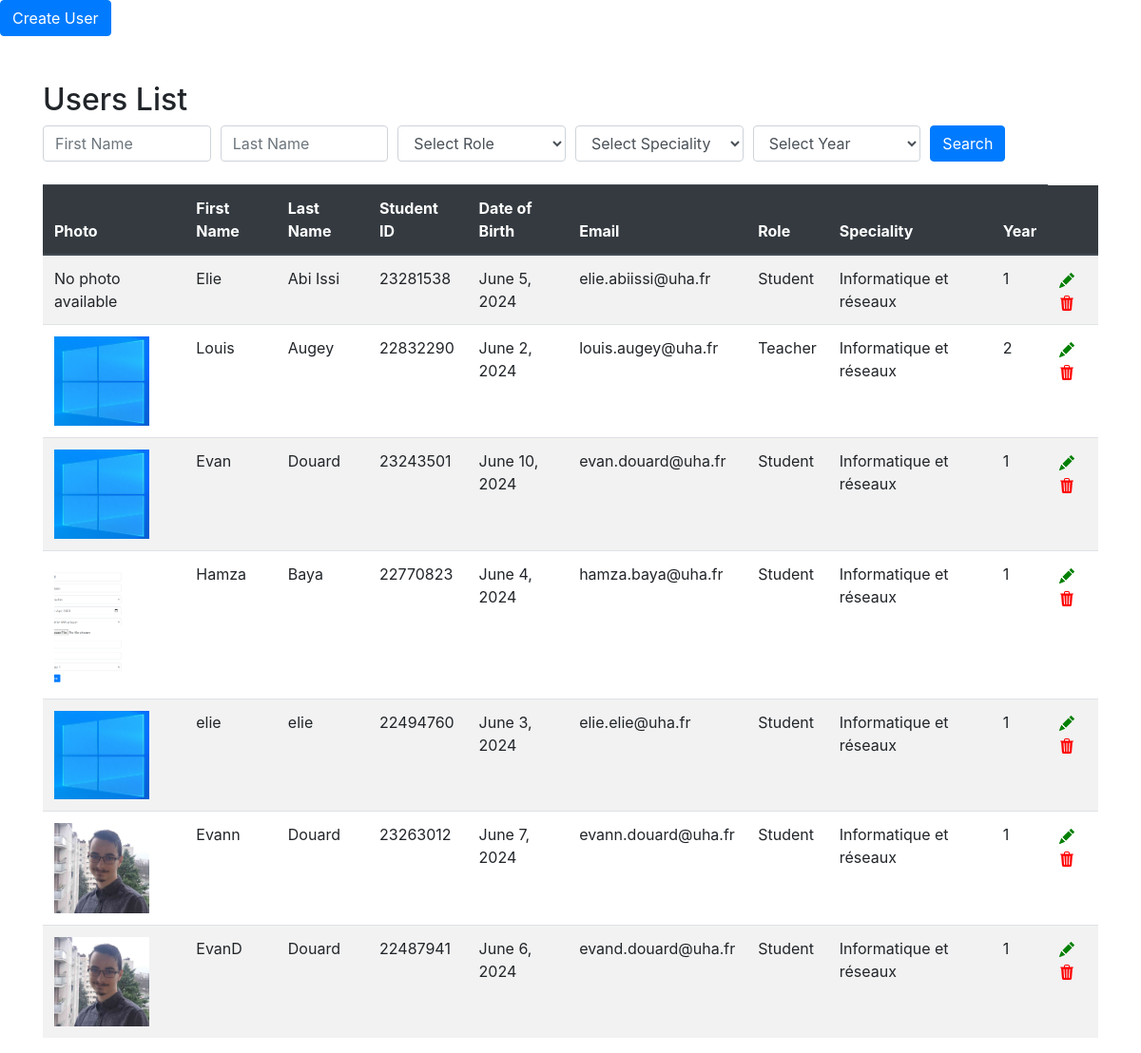
The page /user/userslist/ on the database as committed earlier.
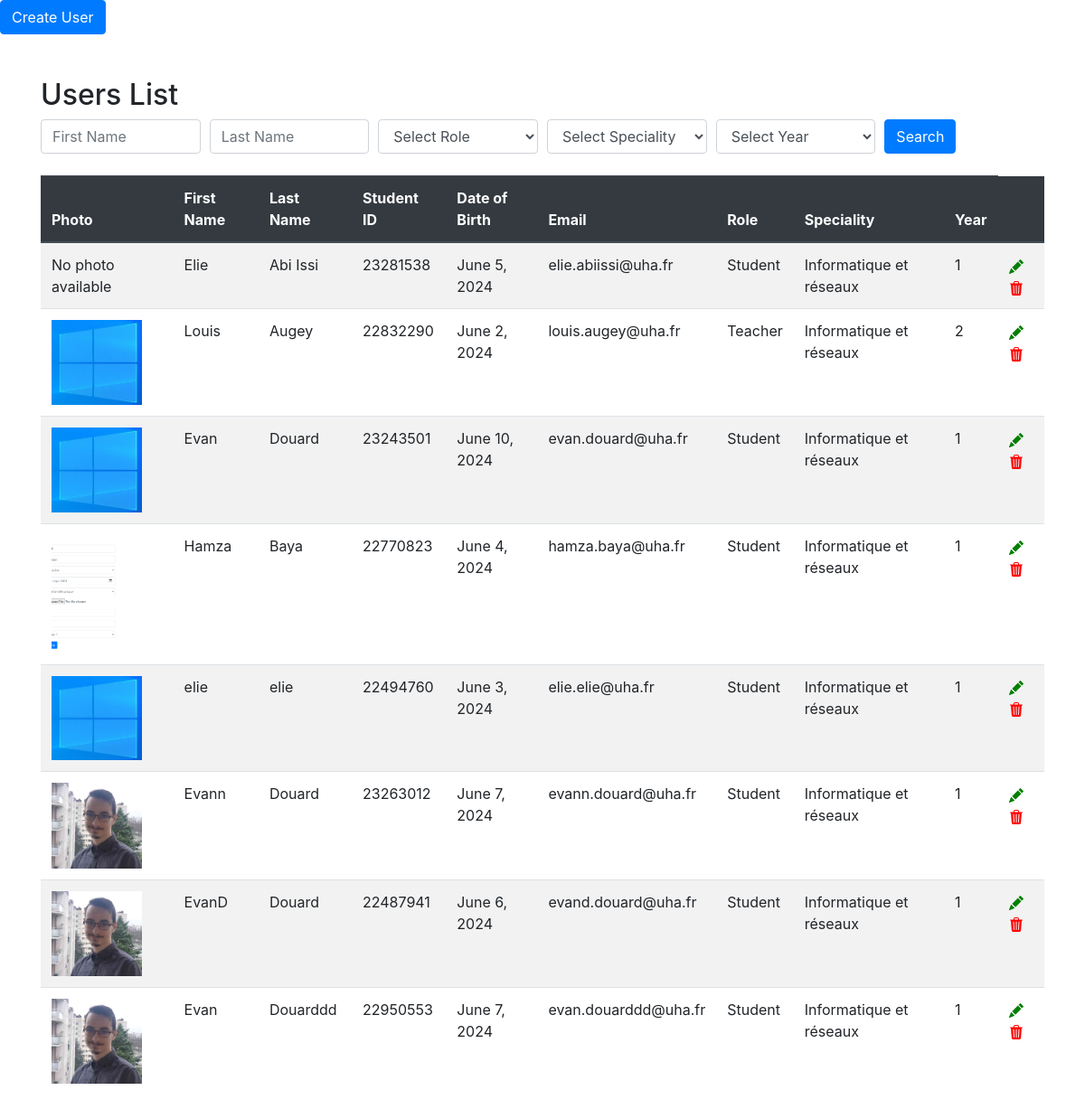
The same page on the database as committed later.
### databaseprojet/models.py (models this page shows, shortened)
class User(AbstractBaseUser, PermissionsMixin):
    id = models.AutoField(primary_key=True)
    first_name = models.CharField(max_length=255)
    last_name = models.CharField(max_length=255)
    roles = models.ForeignKey('Roles', on_delete=models.CASCADE)
    date_of_birth = models.DateField()
    speciality_id = models.ForeignKey('Speciality', on_delete=models.CASCADE)
    photo = models.ImageField(upload_to='user_photos/')
    email = models.EmailField(unique=True)
    password = models.TextField(max_length=255)
    student_id = models.IntegerField(unique=True)
    year = models.IntegerField()
    is_active = models.BooleanField(default=True) # Statut de l'utilisateur
    is_staff = models.BooleanField(default=False) # Statut de l'utilisateur
    groups = models.ManyToManyField(Group, related_name='databaseprojet_user_set', blank=True)
    user_permissions = models.ManyToManyField(Permission, related_name='databaseprojet_user_permissions_set', blank=True)
    objects = UserManager() # Pour assigner le gestionnaire personnalisé 'UseManager' à ce modèle
    password = models.TextField(max_length=255)
    USERNAME_FIELD = 'email'
    REQUIRED_FIELDS = ['first_name', 'last_name', 'roles', 'date_of_birth', 'speciality_id', 'student_id', 'year']

class Roles(models.Model):
    ROLES = [
        ('Student', 'Student'),
        ('Teacher', 'Teacher'),
        ('Supervisor', 'Supervisor'),
    ]
    name = models.CharField(max_length=50, choices=ROLES, unique=True)

class Speciality(models.Model):
    SPECIALITY_CHOICES = [
        (1, 'Informatique et réseaux'),
        (2, 'Automatique et systèmes embarqués'),
        (3, 'Génie Textile et Fibres'),
        (4, 'Génie Mécanique'),
        (5, 'Génie industriel'),
    ]
    id = models.AutoField(primary_key=True)
    speciality_id = models.IntegerField(choices=SPECIALITY_CHOICES, unique=True)
    name = models.CharField(max_length=255)
    responsible_id = models.IntegerField()

### user/views.py (the view)
# urls.py: path('userslist/', views.userslist, name='userslist'),
def userslist(request):
    first_name = request.GET.get('first_name', '')
    last_name = request.GET.get('last_name', '')
    role_id = request.GET.get('roles', '')
    speciality_id = request.GET.get('speciality_id', '')
    year = request.GET.get('year', '')
    users = User.objects.all()
    if first_name:
        users = users.filter(first_name__icontains=first_name)
    if last_name:
        users = users.filter(last_name__icontains=last_name)
    if role_id:
        users = users.filter(roles__id=role_id)
    if speciality_id:
        users = users.filter(speciality_id=speciality_id)
    if year:
        users = users.filter(year=year)
    roles = Roles.objects.all()
    specialities = Speciality.objects.all()
    context = {
        'users': users,
        'roles': roles,
        'specialities': specialities,
    }
    return render(request, 'userslist.html', context)

### user/templates/userslist.html (shortened to what this page needs)
<!DOCTYPE html>
<html lang="en">
<head>
    <link href="https://maxcdn.bootstrapcdn.com/bootstrap/4.5.2/css/bootstrap.min.css" rel="stylesheet">
</head>
<body>
    <a href="{% url 'createuser' %}" class="btn btn-primary">Create User</a>
<div class="container mt-5">
    <h2>Users List</h2>
    <form method="get" action="{% url 'userslist' %}" class="mb-4">
        <div class="form-row">
            <div class="col">
                <input type="text" class="form-control" name="first_name" placeholder="First Name" value="{{ request.GET.first_name }}">
            </div>
            <div class="col">
                <input type="text" class="form-control" name="last_name" placeholder="Last Name" value="{{ request.GET.last_name }}">
            </div>
            <div class="col">
                <select name="roles" id="id_role" class="form-control">
                    <option value="">Select Role</option>
                </select>
            </div>
            <div class="col">
                <select name="speciality_id" id="id_speciality" class="form-control">
                    <option value="">Select Speciality</option>
                </select>
            </div>
            <div class="col">
                <select name="year" id="id_year" class="form-control">
                    <option value="">Select Year</option>
                </select>
            </div>
            <div class="col">
                <button type="submit" class="btn btn-primary">Search</button>
            </div>
        </div>
    </form>
    <table class="table table-striped" style="border: 0px;">
        <thead class="thead-dark">
            <tr>
                <th scope="col">Photo</th>
                <th scope="col">First Name</th>
                <th scope="col">Last Name</th>
                <th scope="col">Student ID</th>
                <th scope="col">Date of Birth</th>
                <th scope="col">Email</th>
                <th scope="col">Role</th>
                <th scope="col">Speciality</th>
                <th scope="col">Year</th>
                <th style="border-right: 0px; border-top: 0px;"></th>
            </tr>
        </thead>
        <tbody>
            {% for user in users %}
            <tr>
                <td>
                    {% if user.photo %}
                    <img src="{{ user.photo.url }}" alt="Photo" width="100px">
                    {% else %}
                    <span>No photo available</span>
                    {% endif %}
                </td>
                <td>{{ user.first_name }}</td>
                <td>{{ user.last_name }}</td>
                <td>{{ user.student_id }}</td>
                <td>{{ user.date_of_birth }}</td>
                <td>{{ user.email }}</td>
                <td>{{ user.roles.name }}</td>
                <td>{{ user.speciality_id.name }}</td>
                <td>{{ user.year }}</td>
                <td>
                    <div class="d-inline">
                    <a href="{% url 'edituser' user.id %}">
                    </a>
                    <a href="#" class="delete-user-btn" data-toggle="modal" data-target="#deleteConfirmationModal" data-user-id="{{ user.id }}">
                    </a>
                    </div>
                </td>
            </tr>
            {% endfor %}
        </tbody>
    </table>
</div>
</body>
</html>

Rows that differ between the two databases and show on the page:
added User: photo (picture), first_name "Evan", last_name "Douarddd", student_id "22950553", date_of_birth "June 7, 2024", email "evan.douarddd@uha.fr", roles.name "Student", speciality_id.name "Informatique et réseaux", year "1"
